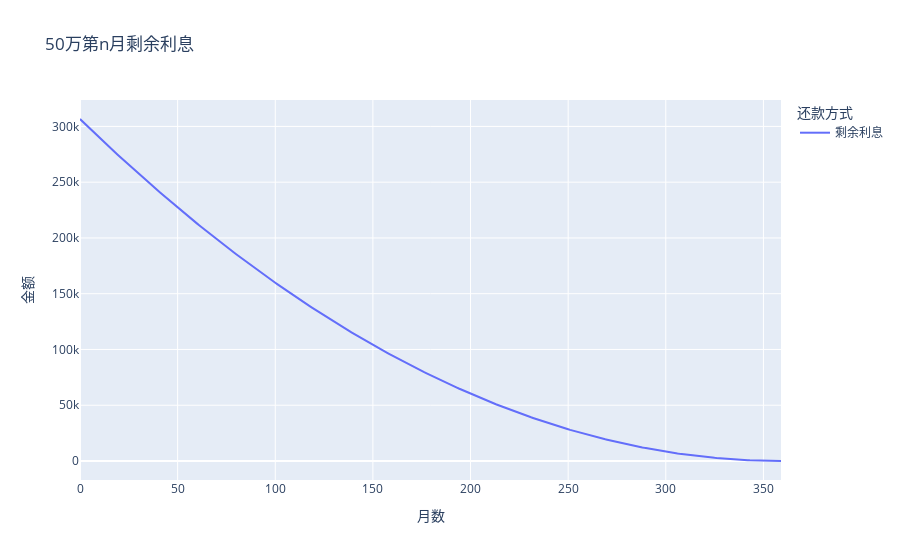

The code cell stored with this chart in its notebook:
### Code cell
pd.options.plotting.backend='plotly'
fig=eppList50df['剩余利息'].plot(title='50万第n月剩余利息', kind='line',labels=dict(index='月数',value='金额',variable='还款方式'))
# fig.update_yaxes(tickprefix="$")
fig.show()

### Figure 1 — Plotly figure (JSON) as saved in the notebook; plotly's stock layout.template omitted (floating-point values rounded to 4 significant figures; data arrays with more than 128 entries replaced by an {"elided": "..."} marker saying what was removed)
{"data": [{"hovertemplate": "还款方式=剩余利息<br>月数=%{x}<br>金额=%{y}<extra></extra>", "legendgroup": "剩余利息", "line": {"color": "#636efa", "dash": "solid"}, "marker": {"symbol": "circle"}, "mode": "lines", "name": "剩余利息", "orientation": "v", "showlegend": true, "type": "scatter", "x": {"elided": "360 int values"}, "xaxis": "x", "y": {"elided": "360 float values"}, "yaxis": "y"}], "layout": {"legend": {"title": {"text": "还款方式"}, "tracegroupgap": 0}, "title": {"text": "50万第n月剩余利息"}, "xaxis": {"anchor": "y", "domain": [0, 1], "title": {"text": "月数"}}, "yaxis": {"anchor": "x", "domain": [0, 1], "title": {"text": "金额"}}}}
